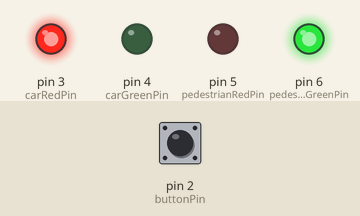
Simulated run of this sketch. Board: Arduino Uno, built with avr-gcc and run on an emulated ATmega328P. Parts: output pins drawn as LEDs (lit = HIGH). The test bench sets the inputs (shaded band); at power-on: pin 2 (buttonPin) HIGH.

Above: at 4.2 s.
4.3 s: pin 2 (buttonPin) pulled LOW for 0.15 s
At 10.3 s:
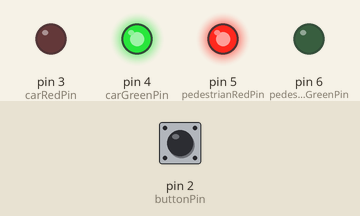
Timing chart, 0 to 11.8 s (numbered marks = the images above; inputs shaded):
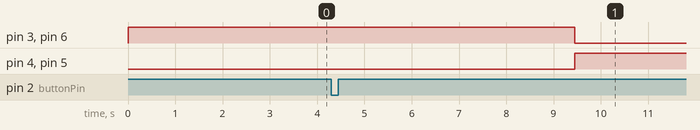

Measured:
- after the input at 4.3 s, pin 3 (carRedPin), pin 6 (pedestrianGreenPin): HIGH → LOW after 5.1 s instead of 0.70 s; pin 4 (carGreenPin), pin 5 (pedestrianRedPin): LOW → HIGH after 5.1 s instead of 0.70 s

The sketch:

SemaforoV3.ino
```cpp
//Semaforo V3
const int buttonPin = 2;      // Pino do botão
const int carRedPin = 3;      // Pino da luz vermelha do carro
const int carGreenPin = 4;    // Pino da luz verde do carro
const int pedestrianRedPin = 5;  // Pino da luz vermelha do pedestre
const int pedestrianGreenPin = 6; // Pino da luz verde do pedestre

unsigned long lastChangeTime = 0; // Tempo da última troca de sinal
unsigned long changeInterval = 5000; // Intervalo para troca das luzes (5 segundos)
bool isCarGreen = true; // Estado do semáforo do carro (verdadeiro = verde, falso = vermelho)

void setup() {
  pinMode(buttonPin, INPUT_PULLUP);
  pinMode(carRedPin, OUTPUT);
  pinMode(carGreenPin, OUTPUT);
  pinMode(pedestrianRedPin, OUTPUT);
  pinMode(pedestrianGreenPin, OUTPUT);

  // Inicializa o semáforo
  digitalWrite(carRedPin, HIGH);
  digitalWrite(carGreenPin, LOW);
  digitalWrite(pedestrianRedPin, LOW);
  digitalWrite(pedestrianGreenPin, HIGH);
}

void loop() {
  // Lê o estado do botão
  int buttonState = digitalRead(buttonPin);

  // Se o botão for pressionado (LOW devido ao INPUT_PULLUP)
  if (buttonState == LOW) {
    // Atualiza o tempo da última mudança de sinal
    lastChangeTime = millis();
    // Alterna o estado do semáforo do carro
    isCarGreen = !isCarGreen;
  }

  // Verifica se já passou o tempo do intervalo
  if (millis() - lastChangeTime >= changeInterval) {
    if (isCarGreen) {
      // Carro verde, pedestre vermelho
      digitalWrite(carRedPin, LOW);
      digitalWrite(carGreenPin, HIGH);
      digitalWrite(pedestrianRedPin, HIGH);
      digitalWrite(pedestrianGreenPin, LOW);
    } else {
      // Carro vermelho, pedestre verde
      digitalWrite(carRedPin, HIGH);
      digitalWrite(carGreenPin, LOW);
      digitalWrite(pedestrianRedPin, LOW);
      digitalWrite(pedestrianGreenPin, HIGH);
    }
  }
}
```
